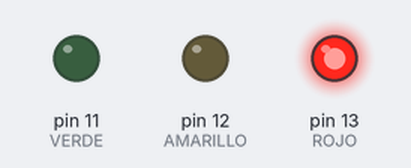
Bench run of a sketch on a simulated Arduino Uno, built with avr-gcc and run on an emulated ATmega328P. Parts: output pins drawn as LEDs (lit = HIGH).

Above: at 2.5 s.
At 7.5 s:
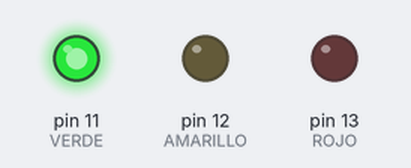
At 11.0 s:
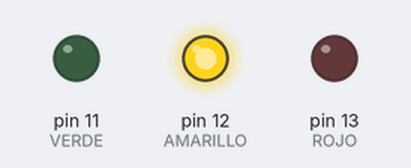
Timing chart, 0 to 15.6 s (numbered marks = the images above):
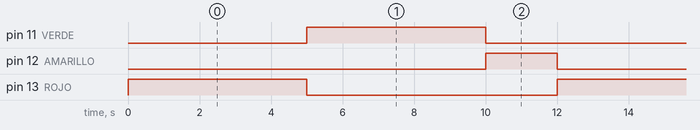

Measured:
- by itself, pin 11 (VERDE), pin 13 (ROJO): alternates HIGH for 5.0 s and LOW for 7.0 s
- by itself, pin 12 (AMARILLO): alternates HIGH for 2.0 s and LOW for 10.0 s
- by itself, everything shown: repeats every 12.0 s, in 3 steps

The sketch:

ejercicio_2_semaforo.ino
```cpp
// Ejercicio 2: semaforo vehicular basico.

const int ROJO = 13;
const int AMARILLO = 12;
const int VERDE = 11;

void setup() {
  pinMode(ROJO, OUTPUT);
  pinMode(AMARILLO, OUTPUT);
  pinMode(VERDE, OUTPUT);
}

void loop() {
  // Rojo: detenerse.
  digitalWrite(ROJO, HIGH);
  digitalWrite(AMARILLO, LOW);
  digitalWrite(VERDE, LOW);
  delay(5000);

  // Verde: avanzar.
  digitalWrite(ROJO, LOW);
  digitalWrite(AMARILLO, LOW);
  digitalWrite(VERDE, HIGH);
  delay(5000);

  // Amarillo: avanzar con precaucion y prepararse para detenerse.
  digitalWrite(ROJO, LOW);
  digitalWrite(AMARILLO, HIGH);
  digitalWrite(VERDE, LOW);
  delay(2000);
}
```
